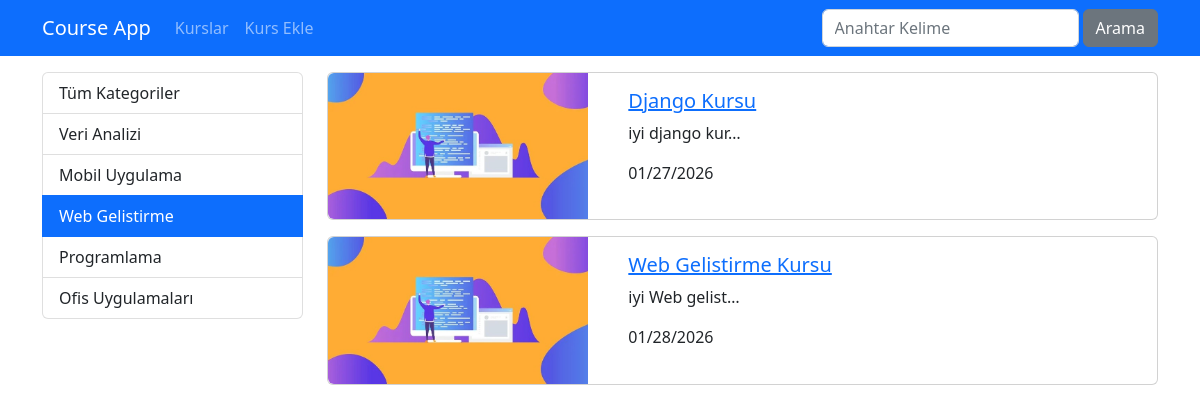
Page /kurslar/kategori/web-gelistirme on the earlier database version.
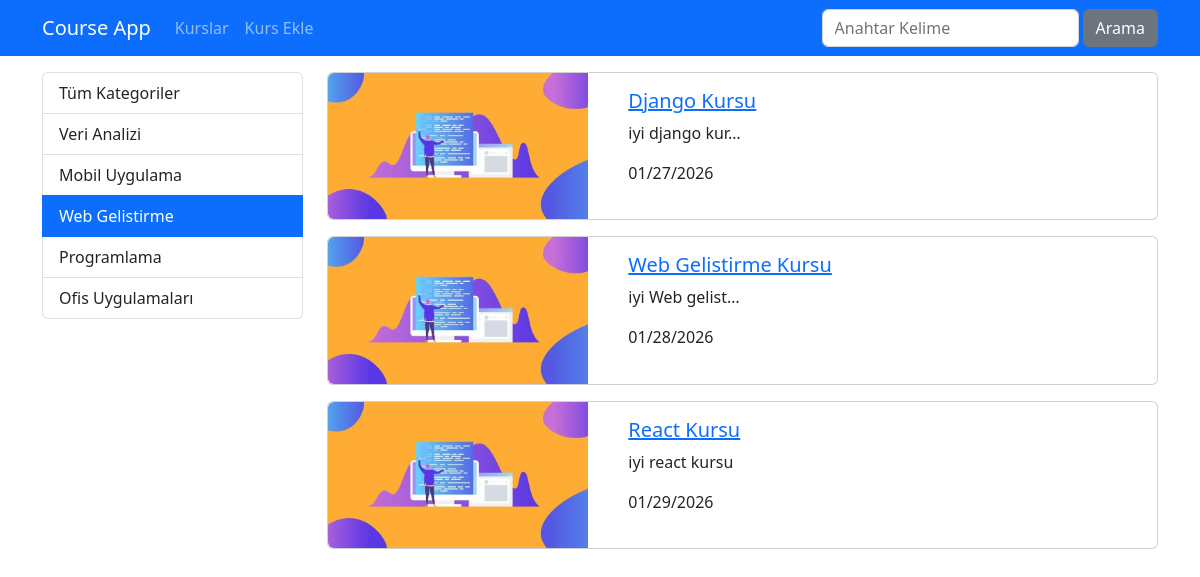
Same page on the later database version.
### courses/models.py (models this page shows, shortened)
class Category(models.Model):
    name = models.CharField(max_length=40)
    slug = models.SlugField(default = "", null=False, unique = True, db_index= True)

class Course(models.Model):
    title = models.CharField(max_length=50,null=True)
    description = models.TextField()
    imageUrl = models.CharField(max_length=50, blank=False)
    date = models.DateField(auto_now = True)
    isActive = models.BooleanField(default=False)
    isHome = models.BooleanField(default=False)
    slug = models.SlugField(default="", blank=True, null=False, unique = True, db_index=True)
    categories = models.ManyToManyField(Category)

### courses/views.py (the view)
# urls.py: path('kategori/<str:slug>',views.getCoursesByCategory,name='courses_by_category'),
def getCoursesByCategory(request,slug):
    kurslar = Course.objects.filter(categories__slug = slug, isActive = True).order_by("date")
    kategoriler = Category.objects.all()
    paginator = Paginator(kurslar, 3)
    page = request.GET.get("page",1)
    page_obj = paginator.page(page)
    return render(request, 'courses/list.html', {
        'categories': kategoriler,
        'page_obj':page_obj,
        'seciliKategori':slug
    })

### courses/templates/courses/list.html (shortened to what this page needs)
{% extends 'layout.html'%}
{% load static %}
{% block css_files %}
    <link rel="stylesheet" href="{% static 'courses/css/style.css' %}">
{% endblock  %}
{% block content %}
     <div class="container mt-3">
            <div class="row">
                <div class="col-3">
                    {% include "courses/partials/_categories.html" %}
                </div>
                <div class="col-9">
                    {% for course in page_obj.object_list  %}
                            {% include "courses/partials/_course.html" %}
                    {% endfor %}
                </div>
            </div>
        </div>
{% endblock %}

### templates/layout.html (shortened to what this page needs)
{% load static %}
<!DOCTYPE html>
<html lang="en">
<head>
    <link rel="stylesheet" href="{% static "css/bootstrap.min.css" %}"/>
    {% block css_files %}{% endblock %}
</head>
<body>
    {% include "partials/_nav.html" %}
    {% block content %}{% endblock content%}
</body>
</html>

### templates/partials/_nav.html
<nav class="navbar navbar-expand-lg bg-primary navbar-dark">
        <div class="container">
            <a href="{% url 'index' %}" class="navbar-brand">Course App</a>
            <ul class="navbar-nav me-auto">
                <li class="nav-item">
                    <a href="{% url 'index' %}" class="nav-link">Kurslar</a>
                </li>
                <li class="nav-item">
                    <a href="{% url 'create_course' %}" class="nav-link">Kurs Ekle</a>
                </li>
            </ul>
            <form class="d-flex" action="{% url 'search' %}">
                <input class="form-control me-1" type="text" name="q" placeholder="Anahtar Kelime">
                <button type="submit" class="btn btn-secondary">Arama</button>
            </form>
        </div>
    </nav>

### courses/templates/courses/partials/_categories.html
 <div class="list-group">
     <a href="/kurslar" class= "list-group-item list-group-item-action">Tüm Kategoriler</a>
      {% for category in categories %}
          <a href="{% url 'courses_by_category' category.slug %}"
          class="list-group-item list-group-item-action {% if seciliKategori == category.slug %}active{% endif %}">
          {{ category.name|title }} </a>
     {% endfor %}
</div>

### courses/templates/courses/partials/_course.html
 {% load static %}
 <div class="card mb-3">
                            <div class="row">
                                    <div class="col-4">
                                        <img src = "{% static "courses/img/"|add:course.imageUrl %}" alt="{{course.title}}" class = "img-fluid rounded-start">
                                    </div>
                                    <div class="col-8">
                                        <div class="card-body">
                                            <h5 class="card-title">
                                                <a href="{% url 'course_details' course.slug %}">
                                                    {{ course.title|title }}
                                                </a>
                                            </h5>
                                            <p class="card-text">{{ course.description|truncatechars:15 }}</p>
                                            <p>{{course.date|date:"SHORT_DATE_FORMAT"}}</p>
                                        </div>
                                    </div>
                            </div>
</div>

Differences in the rows shown:
added Course: imageUrl (picture), title "React Kursu", description "iyi react kursu", date "01/29/2026"
